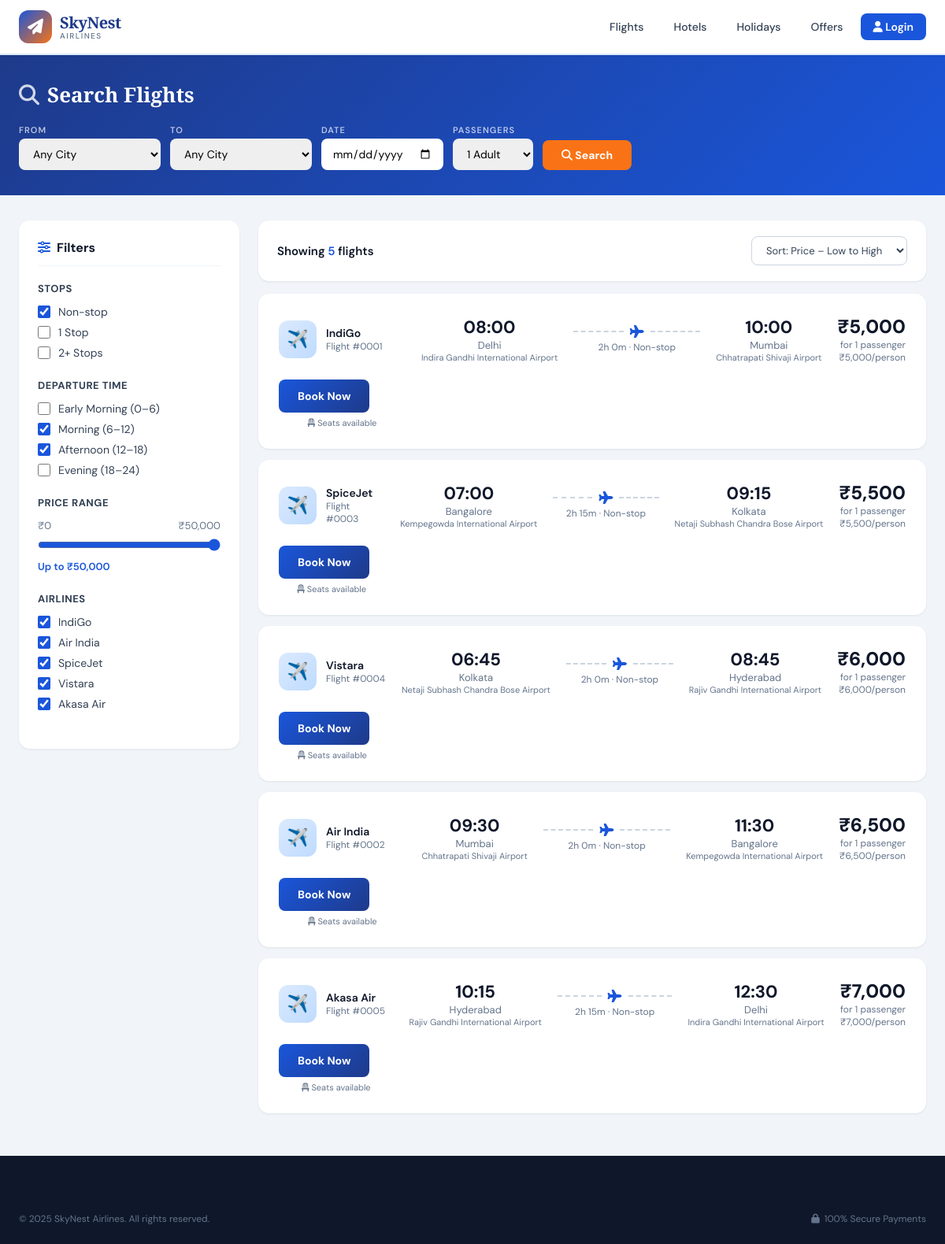
Screenshot of /search.php with the database file from the repository.
### tables this page shows
CREATE TABLE `flights` (
  `flight_id` int NOT NULL,
  `airline_id` int DEFAULT NULL,
  `departure_airport` int DEFAULT NULL,
  `arrival_airport` int DEFAULT NULL,
  `departure_time` datetime DEFAULT NULL,
  `arrival_time` datetime DEFAULT NULL,
  `price` int DEFAULT NULL
);

CREATE TABLE `airlines` (
  `airline_id` int NOT NULL,
  `airline_name` varchar(100) NOT NULL,
  `email` varchar(100) DEFAULT NULL,
  `headquarter` varchar(100) DEFAULT NULL
);

CREATE TABLE `airports` (
  `airport_id` int NOT NULL,
  `airport_name` varchar(100) DEFAULT NULL,
  `city` varchar(50) DEFAULT NULL,
  `state` varchar(50) DEFAULT NULL,
  `country` varchar(50) DEFAULT NULL
);

### search.php (the view, shortened to what this page needs)
<?php include 'db.php'; ?>
<?php
$date       = isset($_GET['date']) ? $_GET['date'] : '';
$passengers = isset($_GET['passengers']) ? intval($_GET['passengers']) : 1;
$flights = [];
$sql = "SELECT f.flight_id, f.price, f.departure_time, f.arrival_time,
               al.airline_name, al.airline_id,
               a1.city AS dep_city, a1.airport_name AS dep_airport, a1.country AS dep_country,
               a2.city AS arr_city, a2.airport_name AS arr_airport, a2.country AS arr_country,
               fs.departure_date, fs.gate_number, fs.status, fs.schedule_id
        FROM flights f
        JOIN airlines al ON f.airline_id = al.airline_id
        JOIN airports a1 ON f.departure_airport = a1.airport_id
        JOIN airports a2 ON f.arrival_airport = a2.airport_id
        LEFT JOIN flight_schedule fs ON fs.flight_id = f.flight_id";
$sql .= " ORDER BY f.price ASC";
$result = $conn->query($sql);
if ($result) while ($row = $result->fetch_assoc()) $flights[] = $row;
?>
<!DOCTYPE html>
<html lang="en">
<head>
    <link rel="stylesheet" href="style.css">
    <link rel="stylesheet" href="https://cdnjs.cloudflare.com/ajax/libs/font-awesome/6.5.0/css/all.min.css">
</head>
<body>
<nav class="navbar">
    <div class="nav-container">
        <a href="index.php" class="logo">
            <div class="logo-icon"><i class="fas fa-paper-plane"></i></div>
            <div class="logo-text">
                <span class="logo-name">SkyNest</span>
                <span class="logo-tagline">Airlines</span>
            </div>
        </a>
        <div class="nav-links">
            <a href="index.php">Flights</a>
            <a href="#">Hotels</a>
            <a href="#">Holidays</a>
            <a href="#">Offers</a>
            <a href="index.php" class="nav-cta"><i class="fas fa-user"></i> Login</a>
        </div>
    </div>
</nav>
<div class="page-header">
    <div class="page-header-container">
        <h1><i class="fas fa-search" style="margin-right:10px;opacity:0.8;"></i>Search Flights</h1>
        <form action="search.php" method="GET" style="margin-top:20px; display:flex; gap:12px; flex-wrap:wrap; align-items:flex-end;">
            <div style="display:flex;flex-direction:column;gap:4px;">
                <label style="font-size:11px;color:rgba(255,255,255,0.7);font-weight:600;text-transform:uppercase;letter-spacing:1px;">From</label>
                <select name="from" style="padding:10px 14px;border-radius:8px;border:none;font-family:inherit;font-size:14px;min-width:180px;">
                    <option value="">Any City</option>
                </select>
            </div>
            <div style="display:flex;flex-direction:column;gap:4px;">
                <label style="font-size:11px;color:rgba(255,255,255,0.7);font-weight:600;text-transform:uppercase;letter-spacing:1px;">To</label>
                <select name="to" style="padding:10px 14px;border-radius:8px;border:none;font-family:inherit;font-size:14px;min-width:180px;">
                    <option value="">Any City</option>
                </select>
            </div>
            <div style="display:flex;flex-direction:column;gap:4px;">
                <label style="font-size:11px;color:rgba(255,255,255,0.7);font-weight:600;text-transform:uppercase;letter-spacing:1px;">Date</label>
                <input type="date" name="date" value="<?= htmlspecialchars($date) ?>" min="<?= date('Y-m-d') ?>" style="padding:10px 14px;border-radius:8px;border:none;font-family:inherit;font-size:14px;">
            </div>
            <div style="display:flex;flex-direction:column;gap:4px;">
                <label style="font-size:11px;color:rgba(255,255,255,0.7);font-weight:600;text-transform:uppercase;letter-spacing:1px;">Passengers</label>
                <select name="passengers" style="padding:10px 14px;border-radius:8px;border:none;font-family:inherit;font-size:14px;">
                    <?php for ($i=1; $i<=6; $i++): ?>
                        <option value="<?=$i?>" <?=$i==$passengers?'selected':''?>><?=$i?> Adult<?=$i>1?'s':''?></option>
                    <?php endfor; ?>
                </select>
            </div>
            <button type="submit" style="padding:10px 24px;background:#f97316;color:white;border:none;border-radius:8px;font-family:inherit;font-size:14px;font-weight:700;cursor:pointer;">
                <i class="fas fa-search"></i> Search
            </button>
        </form>
    </div>
</div>
<div class="results-layout">
    <aside class="filter-panel">
        <h3><i class="fas fa-sliders-h" style="margin-right:8px;color:var(--primary);"></i>Filters</h3>
        <div class="filter-group">
            <h4>Stops</h4>
            <label class="filter-option"><input type="checkbox" checked> Non-stop</label>
            <label class="filter-option"><input type="checkbox"> 1 Stop</label>
            <label class="filter-option"><input type="checkbox"> 2+ Stops</label>
        </div>
        <div class="filter-group">
            <h4>Departure Time</h4>
            <label class="filter-option"><input type="checkbox"> Early Morning (0–6)</label>
            <label class="filter-option"><input type="checkbox" checked> Morning (6–12)</label>
            <label class="filter-option"><input type="checkbox" checked> Afternoon (12–18)</label>
            <label class="filter-option"><input type="checkbox"> Evening (18–24)</label>
        </div>
        <div class="filter-group">
            <h4>Price Range</h4>
            <div style="display:flex;justify-content:space-between;font-size:13px;color:var(--gray-500);margin-bottom:8px;">
                <span>₹0</span><span>₹50,000</span>
            </div>
            <input type="range" min="0" max="50000" value="50000" style="width:100%;accent-color:var(--primary);" oninput="this.nextElementSibling.textContent='Up to ₹'+Number(this.value).toLocaleString()">
            <div style="font-size:13px;color:var(--primary);font-weight:600;margin-top:6px;">Up to ₹50,000</div>
        </div>
        <div class="filter-group">
            <h4>Airlines</h4>
            <?php
            $airlines = [];
            $ar = $conn->query("SELECT DISTINCT airline_name FROM airlines");
            if ($ar) while ($row = $ar->fetch_assoc()) $airlines[] = $row['airline_name'];
            foreach ($airlines as $al): ?>
            <label class="filter-option"><input type="checkbox" checked> <?= htmlspecialchars($al) ?></label>
            <?php endforeach; ?>
        </div>
    </aside>
    <div>
        <div class="results-header">
            <div class="results-count">
                Showing <span><?= count($flights) ?></span> flight<?= count($flights) != 1 ? 's' : '' ?>
            </div>
            <select class="sort-select">
                <option>Sort: Price – Low to High</option>
            </select>
        </div>
        <?php foreach ($flights as $f):
            $dep = new DateTime($f['departure_time']);
            $arr = new DateTime($f['arrival_time']);
            $diff = $dep->diff($arr);
            $duration = $diff->h . 'h ' . $diff->i . 'm';
        ?>
        <div class="flight-card">
            <div class="airline-info">
                <div class="airline-logo">✈️</div>
                <div>
                    <div class="airline-name"><?= htmlspecialchars($f['airline_name']) ?></div>
                    <div class="flight-number">Flight #<?= str_pad($f['flight_id'], 4, '0', STR_PAD_LEFT) ?></div>
                </div>
            </div>
            <div class="time-info">
                <div class="time"><?= $dep->format('H:i') ?></div>
                <div class="airport-code"><?= htmlspecialchars($f['dep_city']) ?></div>
                <div style="font-size:11px;color:var(--gray-500);"><?= htmlspecialchars($f['dep_airport']) ?></div>
            </div>
            <div class="duration-info">
                <div class="duration-line">
                    <hr>
                    <i class="fas fa-plane"></i>
                    <hr>
                </div>
                <div class="duration-text"><?= $duration ?> · Non-stop</div>
            </div>
            <div class="time-info">
                <div class="time"><?= $arr->format('H:i') ?></div>
                <div class="airport-code"><?= htmlspecialchars($f['arr_city']) ?></div>
                <div style="font-size:11px;color:var(--gray-500);"><?= htmlspecialchars($f['arr_airport']) ?></div>
            </div>
            <div class="flight-price">
                <div class="price">₹<?= number_format($f['price'] * $passengers) ?></div>
                <div class="price-label">for <?= $passengers ?> passenger<?= $passengers > 1 ? 's' : '' ?></div>
                <div style="font-size:12px;color:var(--gray-500);">₹<?= number_format($f['price']) ?>/person</div>
            </div>
            <div>
                <a href="passenger.php?flight_id=<?= $f['flight_id'] ?>&passengers=<?= $passengers ?>&schedule_id=<?= $f['schedule_id'] ?>" class="btn-book">
                    Book Now
                </a>
                <div style="font-size:11px;color:var(--gray-500);text-align:center;margin-top:6px;">
                    <i class="fas fa-chair"></i> Seats available
                </div>
            </div>
        </div>
        <?php endforeach; ?>
    </div>
</div>
<footer class="footer" style="margin-top:40px;">
    <div class="footer-bottom" style="border-top:none;">
        <span>© 2025 SkyNest Airlines. All rights reserved.</span>
        <span><i class="fas fa-lock" style="margin-right:6px;"></i>100% Secure Payments</span>
    </div>
</footer>
</body>
</html>

### rows the page displays
flights: airline.airline_name "IndiGo", flight_id "0001", departure_time "08:00", airports.city "Delhi", airports.airport_name "Indira Gandhi International Airport", duration "2h 0m", arrival_time "10:00", airports.city "Mumbai", airports.airport_name "Chhatrapati Shivaji Airport", $f['price']*$passengers "5,000", price "5,000"
flights: airline.airline_name "SpiceJet", flight_id "0003", departure_time "07:00", airports.city "Bangalore", airports.airport_name "Kempegowda International Airport", duration "2h 15m", arrival_time "09:15", airports.city "Kolkata", airports.airport_name "Netaji Subhash Chandra Bose Airport", $f['price']*$passengers "5,500", price "5,500"
flights: airline.airline_name "Vistara", flight_id "0004", departure_time "06:45", airports.city "Kolkata", airports.airport_name "Netaji Subhash Chandra Bose Airport", duration "2h 0m", arrival_time "08:45", airports.city "Hyderabad", airports.airport_name "Rajiv Gandhi International Airport", $f['price']*$passengers "6,000", price "6,000"
flights: airline.airline_name "Air India", flight_id "0002", departure_time "09:30", airports.city "Mumbai", airports.airport_name "Chhatrapati Shivaji Airport", duration "2h 0m", arrival_time "11:30", airports.city "Bangalore", airports.airport_name "Kempegowda International Airport", $f['price']*$passengers "6,500", price "6,500"
flights: airline.airline_name "Akasa Air", flight_id "0005", departure_time "10:15", airports.city "Hyderabad", airports.airport_name "Rajiv Gandhi International Airport", duration "2h 15m", arrival_time "12:30", airports.city "Delhi", airports.airport_name "Indira Gandhi International Airport", $f['price']*$passengers "7,000", price "7,000"

### other values shown
$al "IndiGo"
$al "Air India"
$al "SpiceJet"
$al "Vistara"
$al "Akasa Air"
count($flights) "5"
form field passengers "1 Adult"
